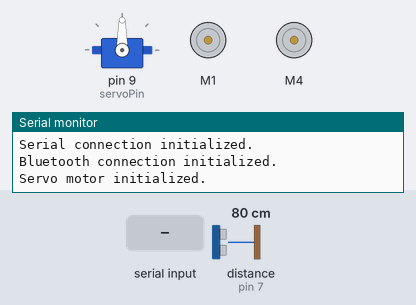
A sketch run on a simulated Arduino Uno, built with avr-gcc and run on an emulated ATmega328P. On the bench: servo, 2 × DC motor (green arrow = forward, orange = backward, longer = faster), the last lines printed to the serial monitor. The inputs (shaded band) are chosen by the test bench; at power-on: distance to the obstacle (sensor on pin 7) 80 cm. The echo pulse lasts 58.3 µs per cm.

Above: at 1.2 s.
1.3 s: "F" received over the second serial link
At 2.4 s:
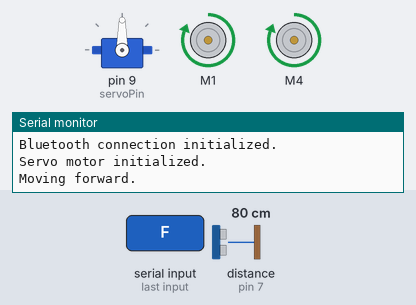
2.8 s: "B" received over the second serial link
At 5.6 s:
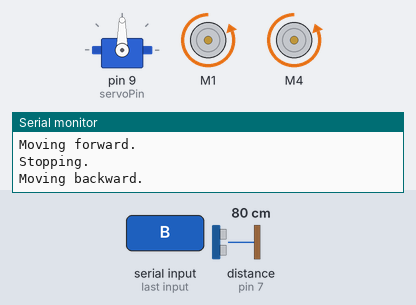
Timing chart, 0 to 10.8 s (numbered marks = the images above; inputs shaded):
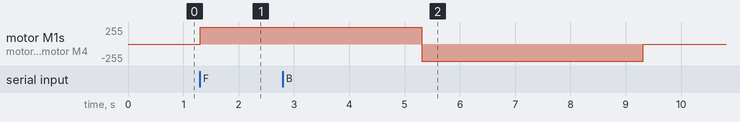

Measured:
- after the input at 1.3 s, motor M1, motor M4: stopped → forward 255/255 at once
- after the input at 2.8 s, motor M1, motor M4: forward 255/255 → backward 255/255 after 2.5 s, → stopped 4.0 s later

The sketch:

moving_w_bt_servo_us.ino
```cpp
#include <AFMotor.h>
#include <SoftwareSerial.h>
#include <Servo.h>

SoftwareSerial BTSerial(2, 3); // RX, TX, connected to pins 2 and 3 on Arduino Uno

// Create the motor shield object with the default I2C address
AF_DCMotor motor1(1); // Motor M1
AF_DCMotor motor2(4); // Motor M4

Servo servoMotor; // Create a servo object to control the servo motor
int servoPin = 9; // Define the pin connected to the servo motor

const int trigPin = 6; // Pin connected to the ultrasonic sensor's trigger pin
const int echoPin = 7; // Pin connected to the ultrasonic sensor's echo pin

void setup() {
  // Set up serial connection for debugging
  Serial.begin(9600);
  Serial.println("Serial connection initialized.");

  // Set up Bluetooth serial connection
  BTSerial.begin(9600);
  Serial.println("Bluetooth connection initialized.");

  // Set up servo motor
  servoMotor.attach(servoPin);
  Serial.println("Servo motor initialized.");

  // Set up ultrasonic sensor pins
  pinMode(trigPin, OUTPUT);
  pinMode(echoPin, INPUT);

  // Set speed for the motors
  motor1.setSpeed(255);
  motor2.setSpeed(255);
}

void loop() {
  if (BTSerial.available()) {
    char command = BTSerial.read();
    if (command == 'F') {
      checkAndMoveForward();
    } else if (command == 'B') {
      checkAndMoveBackward();
    } else if (command == 'L') {
      checkAndTurnLeft();
    } else if (command == 'R') {
      checkAndTurnRight();
    } else if (command == 'S') {
      stopMotors();
    }
  }
}

void checkAndMoveForward() {
  if (!isObstacleDetected()) {
    moveForward();
    delay(4000); // Move forward for 4 seconds
    stopMotors();
  }
}

void checkAndMoveBackward() {
  if (!isObstacleDetected()) {
    moveBackward();
    delay(4000); // Move backward for 4 seconds
    stopMotors();
  }
}

void checkAndTurnLeft() {
  if (!isObstacleDetected()) {
    turnLeft();
    delay(4000); // Turn left for 4 seconds
    stopMotors();
  }
}

void checkAndTurnRight() {
  if (!isObstacleDetected()) {
    turnRight();
    delay(4000); // Turn right for 4 seconds
    stopMotors();
  }
}

void moveForward() {
  Serial.println("Moving forward.");
  motor1.run(FORWARD);
  motor2.run(FORWARD);
}

void moveBackward() {
  Serial.println("Moving backward.");
  motor1.run(BACKWARD);
  motor2.run(BACKWARD);
}

void turnLeft() {
  Serial.println("Turning left.");
  motor1.run(BACKWARD);
  motor2.run(FORWARD);
  delay(1000); // Adjust delay based on required turn angle
}

void turnRight() {
  Serial.println("Turning right.");
  motor1.run(FORWARD);
  motor2.run(BACKWARD);
  delay(1000); // Adjust delay based on required turn angle
}

void stopMotors() {
  Serial.println("Stopping.");
  motor1.run(RELEASE);
  motor2.run(RELEASE);
}

bool isObstacleDetected() {
  // Trigger ultrasonic sensor to send a pulse
  digitalWrite(trigPin, LOW);
  delayMicroseconds(2);
  digitalWrite(trigPin, HIGH);
  delayMicroseconds(10);
  digitalWrite(trigPin, LOW);

  // Read the pulse from the echo pin
  long duration = pulseIn(echoPin, HIGH);

  // Convert the pulse duration to distance in centimeters
  int distance = duration * 0.034 / 2;

  // Check if obstacle is detected within threshold distance
  return distance < 30; // Adjust threshold distance as needed
}
```
